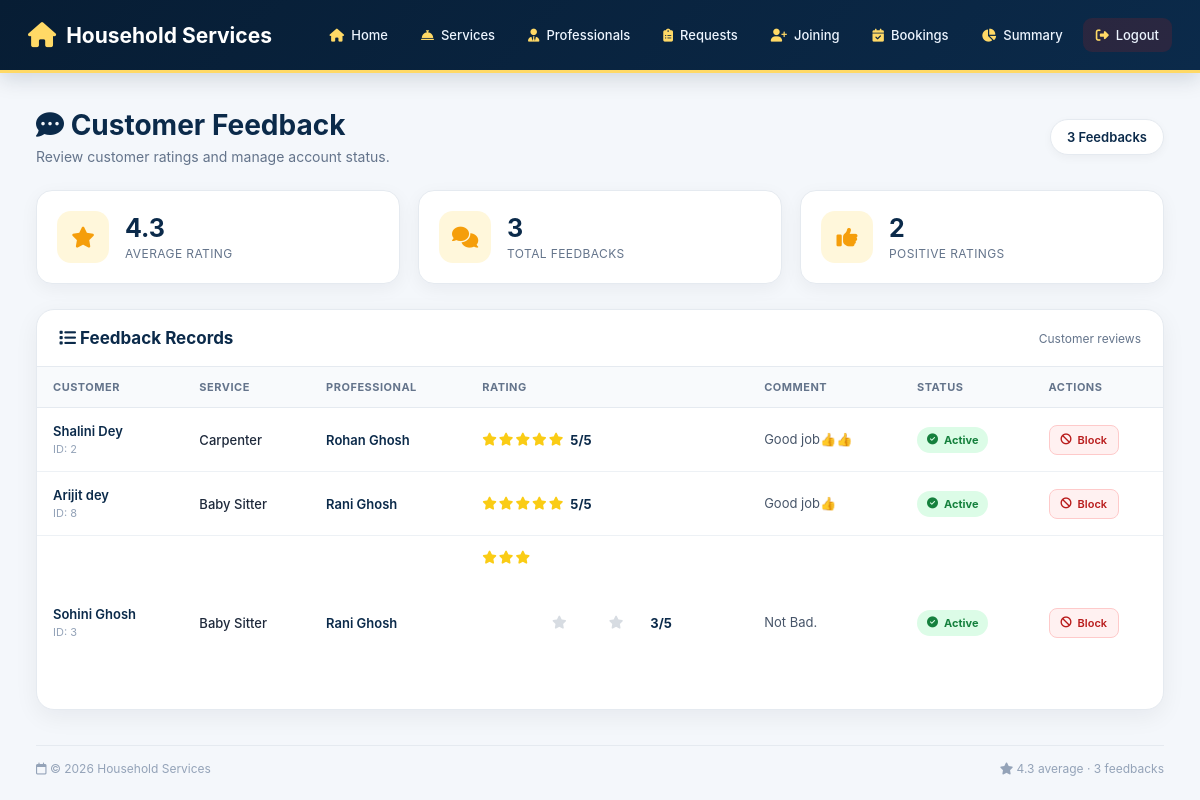
The app's page /feedbacks with its own data.
### models.py (models this page shows, shortened)
class Feedback(db.Model):
    __tablename__ = 'feedbacks'
    id = db.Column(db.Integer, primary_key=True)
    customer_id = db.Column(db.Integer, db.ForeignKey('customers.id'), nullable=False)  # Assuming you have a Customer model
    service_id = db.Column(db.Integer, db.ForeignKey('services.id'), nullable=False)  # Assuming a Service model
    professional_id = db.Column(db.Integer, db.ForeignKey('professionals.id'), nullable=False)  # Ensure 'professionals.id' matches your Professional model table name
    rating = db.Column(db.Integer, nullable=False)  # Rating scale (1-5)
    comment = db.Column(db.Text)
    created_at = db.Column(db.DateTime, default=datetime.utcnow)
    feedback_given=db.Column(db.Boolean, nullable=False, default=False)
    customer = db.relationship('Customer', backref='feedbacks')
    service = db.relationship('Service', backref='feedbacks')
    professional = db.relationship('Professional', backref='feedbacks')

class Customer(db.Model):
    __tablename__ = 'customers'
    id = db.Column(db.Integer, primary_key=True)
    name = db.Column(db.String(100), nullable=False)
    username = db.Column(db.String(100), unique=True, nullable=False)
    password = db.Column(db.String(100), nullable=False)  # Store password as plain text
    email = db.Column(db.String(100), unique=True, nullable=False)
    address = db.Column(db.String(200), nullable=False)
    pincode = db.Column(db.String(10), nullable=False)
    is_admin = db.Column(db.Boolean, default=False, nullable=False)
    blocked = db.Column(db.Boolean, default=False, nullable=False)

class Service(db.Model):
    __tablename__ = 'services'
    id = db.Column(db.Integer, primary_key=True)
    name = db.Column(db.String(80), unique=True, nullable=False)
    price = db.Column(db.Integer, nullable=False)
    timerequired = db.Column(db.Integer, nullable=False)
    description = db.Column(db.String(200), nullable=False)
    allowed = db.Column(db.Boolean, default=False, nullable=False)
    status = db.Column(db.String(20), default="Pending", nullable=False)

class Professional(db.Model):
    __tablename__ = 'professionals'
    id = db.Column(db.Integer, primary_key=True)
    name = db.Column(db.String(32), nullable=False)
    username = db.Column(db.String(120), unique=True, nullable=False)
    password = db.Column(db.String(200), nullable=False)
    email = db.Column(db.String(120), unique=True, nullable=False)
    address = db.Column(db.String(200), nullable=False)
    pincode = db.Column(db.String(10), nullable=False)
    service_type = db.Column(db.String(32), db.ForeignKey('services.name'), nullable=False)
    experience = db.Column(db.Integer, nullable=False)
    description = db.Column(db.Text, nullable=False)
    document = db.Column(db.String(200), nullable=True)
    is_approved = db.Column(db.Boolean, nullable=False, default=False)
    blocked = db.Column(db.Boolean, default=False, nullable=False)
    service = db.relationship("Service", backref="professionals", lazy=True)
    date_created = db.Column(db.DateTime, nullable=True)  # Initially nullable

### routes.py (the view)
@app.route('/feedbacks')
def feedbacks():
    feedbacks = db.session.query(Feedback, Customer, Service, Professional) \
        .join(Customer, Customer.id == Feedback.customer_id) \
        .join(Service, Service.id == Feedback.service_id) \
        .join(Professional, Professional.id == Feedback.professional_id) \
        .all()
    return render_template('view_feedback.html', feedbacks=feedbacks)

### templates/view_feedback.html (shortened to what this page needs)
<!DOCTYPE html>
<html lang="en">
<head>
    <link
        rel="stylesheet"
        href="https://cdnjs.cloudflare.com/ajax/libs/font-awesome/6.5.1/css/all.min.css"
    >
</head>
<body>
<header>
    <div class="navbar">
        <div class="brand">
            <i class="fas fa-house"></i>
            <h1>Household Services</h1>
        </div>
        <nav>
            <a href="{{ url_for('admin_dashboard') }}">
                <i class="fas fa-home"></i>
                Home
            </a>
            <a href="{{ url_for('lservices') }}">
                <i class="fas fa-concierge-bell"></i>
                Services
            </a>
            <a href="{{ url_for('list_of_professionals') }}">
                <i class="fas fa-user-tie"></i>
                Professionals
            </a>
            <a href="{{ url_for('admin_service_requests') }}">
                <i class="fas fa-clipboard-list"></i>
                Requests
            </a>
            <a href="{{ url_for('joining_requests') }}">
                <i class="fas fa-user-plus"></i>
                Joining
            </a>
            <a href="{{ url_for('bookings') }}">
                <i class="fas fa-calendar-check"></i>
                Bookings
            </a>
            <a href="{{ url_for('admin_summary') }}">
                <i class="fas fa-chart-pie"></i>
                Summary
            </a>
            <a href="{{ url_for('logout') }}" class="logout">
                <i class="fas fa-sign-out-alt"></i>
                Logout
            </a>
        </nav>
    </div>
</header>
<main class="container">
    <section class="page-heading">
        <div class="heading-left">
            <h2>
                <i class="fas fa-comment-dots"></i>
                Customer Feedback
            </h2>
            <p>
                Review customer ratings and manage account status.
            </p>
        </div>
        <span class="count-badge">
            {{ feedbacks|length }}
            Feedback{{ '' if feedbacks|length == 1 else 's' }}
        </span>
    </section>
    <section class="stats">
        <div class="stat-card">
            <div class="stat-icon">
                <i class="fas fa-star"></i>
            </div>
            <div>
                <span class="stat-number">
                    {% if feedbacks %}
                        {% set total_rating = namespace(value=0) %}
                        {% for feedback, customer, service, professional in feedbacks %}
                            {% set total_rating.value =
                                total_rating.value + feedback.rating %}
                        {% endfor %}
                        {{ (total_rating.value / feedbacks|length)|round(1) }}
                    {% else %}
                        —
                    {% endif %}
                </span>
                <span class="stat-label">
                    Average Rating
                </span>
            </div>
        </div>
        <div class="stat-card">
            <div class="stat-icon">
                <i class="fas fa-comments"></i>
            </div>
            <div>
                <span class="stat-number">
                    {{ feedbacks|length }}
                </span>
                <span class="stat-label">
                    Total Feedbacks
                </span>
            </div>
        </div>
        <div class="stat-card">
            <div class="stat-icon">
                <i class="fas fa-thumbs-up"></i>
            </div>
            <div>
                <span class="stat-number">
                    {% if feedbacks %}
                        {% set positive = namespace(value=0) %}
                        {% for feedback, customer, service, professional in feedbacks %}
                            {% if feedback.rating >= 4 %}
                                {% set positive.value =
                                    positive.value + 1 %}
                            {% endif %}
                        {% endfor %}
                        {{ positive.value }}
                    {% else %}
                        0
                    {% endif %}
                </span>
                <span class="stat-label">
                    Positive Ratings
                </span>
            </div>
        </div>
    </section>
    <section class="table-card">
        <div class="table-header">
            <h3>
                <i class="fas fa-list"></i>
                Feedback Records
            </h3>
            <span>
                Customer reviews
            </span>
        </div>
        <div class="table-wrapper">
            <table>
                <thead>
                    <tr>
                        <th>Customer</th>
                        <th>Service</th>
                        <th>Professional</th>
                        <th>Rating</th>
                        <th>Comment</th>
                        <th>Status</th>
                        <th>Actions</th>
                    </tr>
                </thead>
                <tbody>
                {% for feedback, customer, service, professional in feedbacks %}
                    <tr>
                        <td>
                            <div class="customer-name">
                                {{ customer.name }}
                            </div>
                            <div class="id">
                                ID: {{ customer.id }}
                            </div>
                        </td>
                        <td>
                            <span class="service">
                                {{ service.name }}
                            </span>
                        </td>
                        <td>
                            <span class="professional-name">
                                {{ professional.name }}
                            </span>
                        </td>
                        <td>
                            <div class="rating">
                                <span class="stars">
                                    {% for i in range(1, 6) %}
                                        {% if i <= feedback.rating %}
                                            <i class="fas fa-star"></i>
                                        {% else %}
                                            <i class="fas fa-star empty"></i>
                                        {% endif %}
                                    {% endfor %}
                                </span>
                                <span class="rating-number">
                                    {{ feedback.rating }}/5
                                </span>
                            </div>
                        </td>
                        <td>
                            <span
                                class="comment"
                                title="{{ feedback.comment or 'No comment provided' }}"
                            >
                                {{ feedback.comment or 'No comment provided' }}
                            </span>
                        </td>
                        <td>
                            {% if customer.blocked %}
                                <span class="status status-blocked">
                                    <i class="fas fa-ban"></i>
                                    Blocked
                                </span>
                            {% else %}
                                <span class="status status-active">
                                    <i class="fas fa-check-circle"></i>
                                    Active
                                </span>
                            {% endif %}
                        </td>
                        <td>
                            <div class="actions">
                                {% if not customer.blocked %}
                                    <a
                                        href="{{ url_for(
                                            'block_customer',
                                            customer_id=customer.id
                                        ) }}"
                                        class="btn btn-block"
                                        onclick="return confirm(
                                            'Block {{ customer.name }}?'
                                        );"
                                    >
                                        <i class="fas fa-ban"></i>
                                        Block
                                    </a>
                                {% endif %}
                            </div>
                        </td>
                    </tr>
                {% endfor %}
                </tbody>
            </table>
        </div>
    </section>
</main>
<footer>
    <span>
        <i class="far fa-calendar"></i>
        © 2026 Household Services
    </span>
    <span>
        {% if feedbacks %}
            {% set footer_rating = namespace(value=0) %}
            {% for feedback, customer, service, professional in feedbacks %}
                {% set footer_rating.value =
                    footer_rating.value + feedback.rating %}
            {% endfor %}
            <i class="fas fa-star"></i>
            {{ (footer_rating.value / feedbacks|length)|round(1) }}
            average ·
            {{ feedbacks|length }} feedbacks
        {% else %}
            No ratings yet
        {% endif %}
    </span>
</footer>
</body>
</html>

### records on screen
Feedback: name "Shalini Dey", id "2", name "Carpenter", name "Rohan Ghosh", rating "5", comment "Good job👍👍"
Feedback: name "Arijit dey", id "8", name "Baby Sitter", name "Rani Ghosh", rating "5", comment "Good job👍"
Feedback: name "Sohini Ghosh", id "3", name "Baby Sitter", name "Rani Ghosh", rating "3", comment "Not Bad."

### other values on screen
{{ feedbacks|length }} "3"
{{ '' if feedbacks|length == 1 else 's' }} "s"
{{ (total_rating.value / feedbacks|length)|round(1) }} "4.3"
{{ positive.value }} "2"
{{ (footer_rating.value / feedbacks|length)|round(1) }} "4.3"
